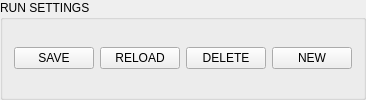
               <widget class="MkGroupBox" name="groupbox_9">
                <property name="title">
                 <string>RUN SETTINGS</string>
                </property>
                <layout class="QGridLayout" name="gridLayout_17">
                 <property name="verticalSpacing">
                  <number>12</number>
                 </property>
                 <item row="0" column="0">
                  <widget class="MkPushButton" name="btn_save_run_process">
                   <property name="sizePolicy">
                    <sizepolicy hsizetype="Minimum" vsizetype="Fixed">
                     <horstretch>1</horstretch>
                     <verstretch>0</verstretch>
                    </sizepolicy>
                   </property>
                   <property name="text">
                    <string>SAVE</string>
                   </property>
                  </widget>
                 </item>
                 <item row="0" column="2">
                  <widget class="MkPushButton" name="btn_del_run_process">
                   <property name="sizePolicy">
                    <sizepolicy hsizetype="Minimum" vsizetype="Fixed">
                     <horstretch>1</horstretch>
                     <verstretch>0</verstretch>
                    </sizepolicy>
                   </property>
                   <property name="text">
                    <string>DELETE</string>
                   </property>
                  </widget>
                 </item>
                 <item row="0" column="3">
                  <widget class="DialogButton" name="btn_new_run_process">
                   <property name="sizePolicy">
                    <sizepolicy hsizetype="Minimum" vsizetype="Fixed">
                     <horstretch>1</horstretch>
                     <verstretch>0</verstretch>
                    </sizepolicy>
                   </property>
                   <property name="text">
                    <string>NEW</string>
                   </property>
                   <property name="dialogName" stdset="0">
                    <string>new_process</string>
                   </property>
                  </widget>
                 </item>
                 <item row="0" column="1">
                  <widget class="QPushButton" name="btn_run_reload">
                   <property name="sizePolicy">
                    <sizepolicy hsizetype="Minimum" vsizetype="Fixed">
                     <horstretch>1</horstretch>
                     <verstretch>0</verstretch>
                    </sizepolicy>
                   </property>
                   <property name="text">
                    <string>RELOAD</string>
                   </property>
                  </widget>
                 </item>
                </layout>
               </widget>
